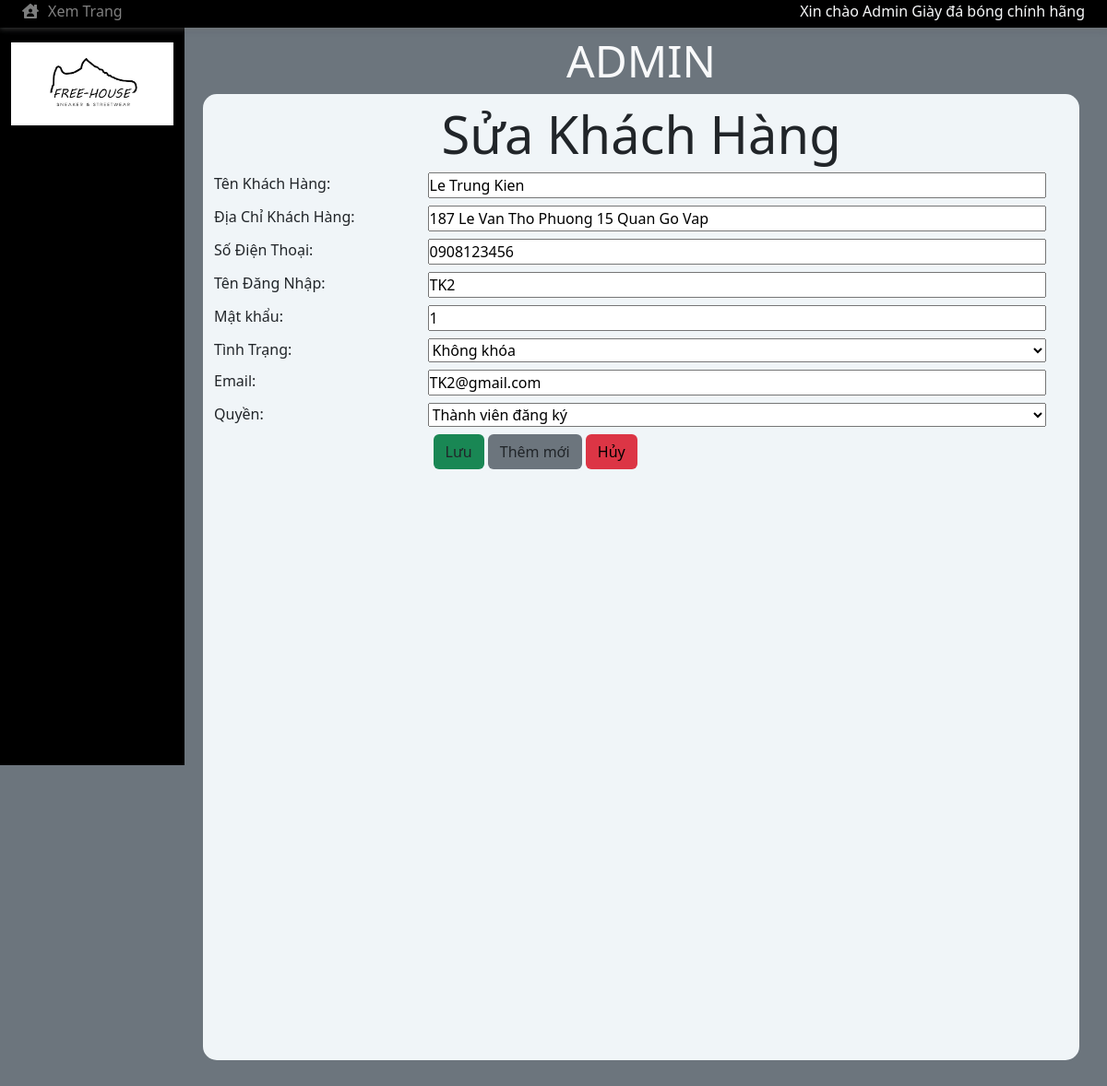
The page /admin/editkh.php?pq=hd=s&id=1 on the database as committed earlier.
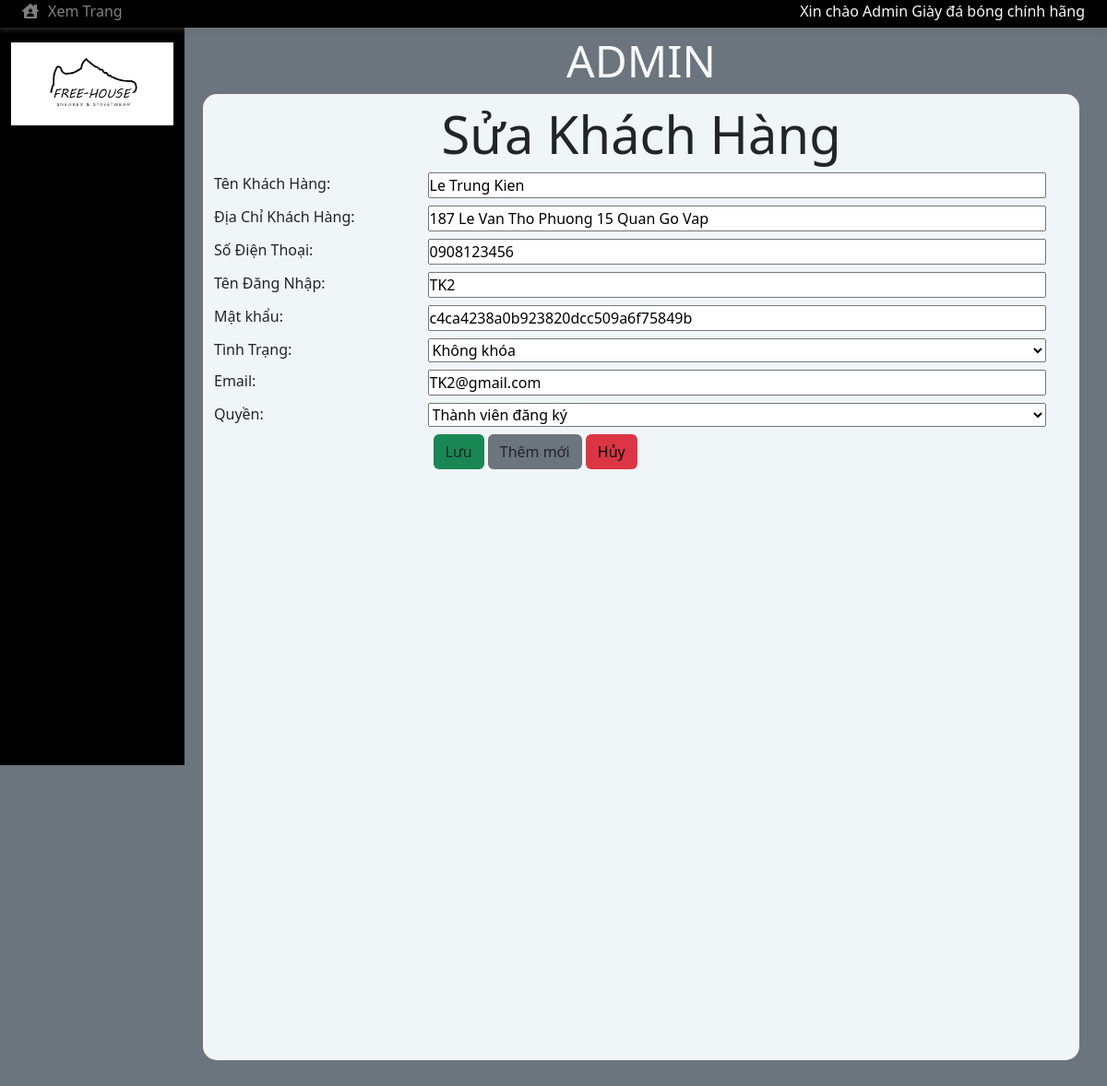
The same page on the database as committed later.
### tables this page shows
CREATE TABLE `taikhoan` (
  `MaTaiKhoan` int(50) NOT NULL,
  `TenDN` varchar(50) NOT NULL,
  `MatKhau` varchar(50) NOT NULL,
  `Email` varchar(50) NOT NULL,
  `NgayTao` date NOT NULL,
  `TinhTrang` tinyint(1) NOT NULL,
  `Quyen` varchar(50) NOT NULL,
  `TrangThai` int(2) NOT NULL DEFAULT 1
);

### admin/editkh.php (the view, shortened to what the changed rows need)
<!DOCTYPE html>
<html lang="en">
<head>
    <link rel="stylesheet" href="https://cdnjs.cloudflare.com/ajax/libs/font-awesome/5.15.4/css/all.min.css"
 />
    <link rel="stylesheet" href="./css/bootstrap.min.css">
    <link rel="stylesheet" href="./css/admin.css">
</head>
<body>
    <div class="wrapper" style=" background-color: #6c757d;height:100%;min-height:100vh">
        <div class="container">
            <div class="row " style="min-height:1200px;padding-bottom:50px;position: relative;">
                <div id="main" class="col col-12 col-lg-10 col-md-10 ">
                    <div id="content" class="row" style="background-color:#f0f5f8;height:calc(100% - 72px)">
                        <div class="main mx-auto ">
                            <?php
                            include('../db/dbconnect.php');
                            if (isset($_GET['id'])) {
                                $id = $_GET['id'];
                                $sql = 'SELECT * FROM khachhang WHERE MaKhach="' . $id . '"';
                                $result = $conn->query($sql);
                                if (mysqli_num_rows($result) > 0) {
                                    $row = mysqli_fetch_assoc($result);
                                    $selectTaiKhoan = 'SELECT * FROM taikhoan WHERE MaTaiKhoan = "'. $row['MaTaiKhoan'] . '"';
                                    $resultTaiKhoan = mysqli_query($conn, $selectTaiKhoan);
                                    $rowTaiKhoan = mysqli_fetch_assoc($resultTaiKhoan);
                                    $tenDN=$rowTaiKhoan['TenDN'];
                                    $matKhau=$rowTaiKhoan['MatKhau'];
                                    $tinhTrang=$rowTaiKhoan['TinhTrang'];
                                    $quyen=$rowTaiKhoan['Quyen'];
                                    $email=$rowTaiKhoan['Email'];
                                }
                                else {echo"lỗi";}
                            }
                                $listQuyen = [];
                                $sql = "SELECT * FROM quyen";
                                $result = $conn->query($sql);
                                if ($result->num_rows > 0) {
                                    while ($row = $result->fetch_assoc()) {
                                        $listQuyen[$row['MaQuyen']]=$row['TenQuyen'];
                                    }
                                }
                            ?>
                            <form action="xuly/xulyEditKH.php" method="post" >
                                <div class="row mt-2">
                                    <label class="row">
                                        <div class="col col-9">
                                            <input class="w-100" required type="text" name='tendn' value="<?php echo $tenDN; ?>">
                                        </div>
                                    </label>
                                </div>
                                <div class="row mt-2">
                                    <label class="row">
                                        <div class="col col-9">
                                            <input class="w-100" required type="text" name='matkhau' value="<?php echo $matKhau; ?>">
                                        </div>
                                    </label>
                                </div>
                                <div class="row mt-2">
                                    <label class="row">
                                        <div class="col col-9">
                                            <select class="w-100" name="tinhtrang">
                                                <?php
                                                if($tinhTrang=="0"){
                                                    echo "<option value='1' >Không khóa</option>";
                                                    echo "<option value='0' selected>Khóa</option>";
                                                }
                                                else {
                                                    echo "<option value='1' selected>Không khóa</option>";
                                                }
                                                ?>
                                                </select>
                                        </div>
                                    </label>
                                </div>
                                <div class="row mt-2">
                                    <label class="row">
                                        <div class="col col-9">
                                            <input class="w-100" required type="text" name='email' value="<?php echo $email; ?>">
                                        </div>
                                    </label>
                                </div>
                                <div class="row mt-2">
                                    <label class="row">
                                        <div class="col col-9">
                                            <select class="w-100" name="quyen">
                                            <?php
                                                foreach($listQuyen as $ma=>$ten){
                                                    if($ma==$quyen)
                                                    echo'<option value='.$ma.' selected>'.$ten.'</option>';
                                                    else
                                                    echo"<option value='$ma'>$ten</option>";
                                                }
                                                ?>
                                            </select>
                                        </div>
                                    </label>
                                </div>
                            </form>
                        </div>
                    </div>
                </div>
            </div>
        </div>
        </div>
</body>
</html>

Rows that differ between the two databases and show on the page:
changed taikhoan "TK2": matkhau "1" → "c4ca4238a0b923820dcc509a6f75849b"
